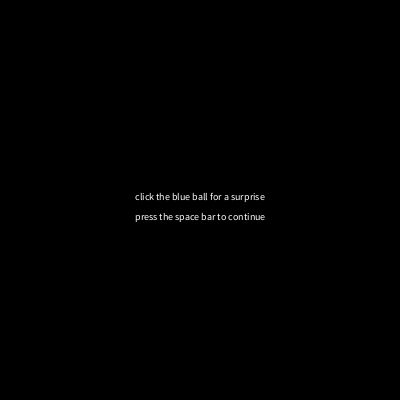
Frame 1 (no input)
Frame 60 (the mouse pressed at the canvas centre just before this capture): identical to frame 1, image omitted
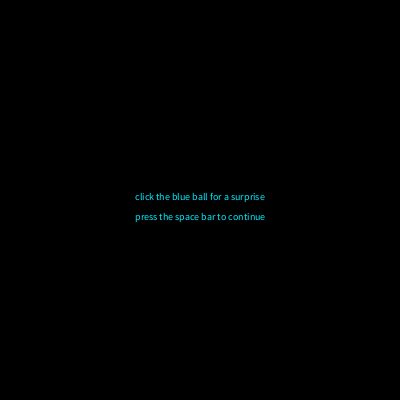
Frame 120 (the mouse held since frame 60 and released just before this capture)

The Processing sketch that drew these frames (run headless with seeded random() and noise(); from frame 60 on, the mouse is pressed at the canvas centre):

// Processing sketch: processing_92722
// ── processing_92722.pde

// © Laura Tjho
// 60-257 Hw Assignment 7: Game

float x, y, wd, ht;
float randx, randy, randa, randb;
float speed, xspeed, yspeed; 
float a, b, aspeed, bspeed;
float ball;
int score, count, phase, time, countdown, startTime, gameTime, gameOver;


void setup()
{
  size(400,400);
  smooth();
  frameRate(120);
  
  phase = 0;
  gameTime = millis();
  count = 0;
  score = 0;
  
  x = width * .5;
  y = height * .5; 
  wd = width * .5;
  ht = height * .5;
  
  a = width * .2;
  b = height * .2;
  
  randx = random ( x);
  randy = random ( y);
  randa = random ( a);
  randb = random ( b);
  
  xspeed = 1;
  yspeed = 1;
   
  aspeed = .5;
  bspeed = .5;
}

void draw()
{
  background (0);
  
  if (phase == 0)
  {
    howTo();
  }
  else if (phase == 1)
  {
    bounceBlue();
    bounceOrange();
    instFeedback();
    gameTime();
  }
  else if (phase == 2)
  {
    gameOver();
  }
}

//INSTRUCTIONS
void howTo()
{
  phase = 0;
  
  textAlign(CENTER);
  textSize(10);
  text("click the blue ball for a surprise", x, y);
  text("press the space bar to continue", x, y+20);
}

//START GAME
void keyPressed()
{
  if (key == ' ')
  {
    if (phase == 0)
    {
      phase = 1;
      startTime = second();
      score = 0;
    }
    else if (phase == 2)
    {
      phase = 0;
    }
  }
}

//MOVE BLUE BALL
void bounceBlue()
{
  noStroke();
  fill( 0, 236, 255);
  ellipse (x, y, wd * .2, ht * .2);
  
  x = x + xspeed;
  y = y + yspeed;
  
  if ((x > 2 * wd) & (y> 2 * ht))
  {
    x=randx + 5;
    y=randy + 2;
    xspeed = -xspeed;
    yspeed = -yspeed;
  }
  
  else if ((x < 0) & (y < ht*.1))
  {
    x=randx + 10;
    y=randy;
    xspeed = -xspeed;
    yspeed = -yspeed + .2;
  } 
}

//BLUE BALL RESPONSE
void mousePressed ()
{
  //ellipse(x, y, wd * .2, ht * .2);
  x = mouseX;
  y = mouseY;
  
  if ((mouseX == x) || ( mouseY == y))
  {
    background(255);
    fill( 0, 236, 255);
    ellipse (x+30, y, wd * .05, ht * .05);
    ellipse (x-30, y, wd * .05, ht * .05);
    ellipse (x+30, y+15, wd * .05, ht * .05);
    ellipse (x-30, y-15, wd * .05, ht * .05);
    ellipse (x, y+30, wd * .05, ht * .05);
    ellipse (x, y-30, wd * .05, ht * .05);
    ellipse (x-15, y+30, wd * .05, ht * .05);
    ellipse (x+15, y-30, wd * .05, ht * .05);
    
    score = score + 1;
  }
}

//SHOWS SCORE
void instFeedback()
{
  textAlign(CENTER);
  textSize(20);
  text (int(score), wd, ht);

  if ((mouseX == x) || ( mouseY == y))
  {
    text (int(score), width * .1, height * .1);
  }
}

//MOVE ORANGE BALL
void bounceOrange()
{
  noStroke();
  fill(255, 112, 64);
  ellipse(a*2, b, wd * .3, ht * .3);
  
  a = a + aspeed;
  b = b + bspeed;
  
  if ((a > width) || (a< 0))
  {
    a=randa + 3;
    b=randb + 20;
    aspeed = -aspeed;
    bspeed = -bspeed + .5;
  }
  
  if ((b < 0) || (b > height))
  {
    a=randa + 2;
    b=randb + 10;
    aspeed = -aspeed;
    bspeed = -bspeed;
  }
}

//SHOW TIME ELAPSED
void gameTime()
{
  gameTime = 30000;
  time = gameTime/1000;
  countdown = gameTime/1000 - ( (millis() - startTime) ) / 1000;
  textSize (15);
  text("time elapsed", wd*.3, ht*.2);
  text(countdown, wd*.6, ht*.2);
  

  if (countdown <= 0)
  {
    phase = 2;
  }
}

void gameOver()
{
  if (gameTime >= 30000)
  {
    phase = 2;
    background(41, 255, 235);
    textAlign(CENTER);
    textSize(10);
    text("GAME OVER", wd, ht);
    text("Press the space bar to start over", wd, ht+25);
  }
  
  if (keyPressed == true)
  {
    phase = 0;
    howTo();
  }
}
